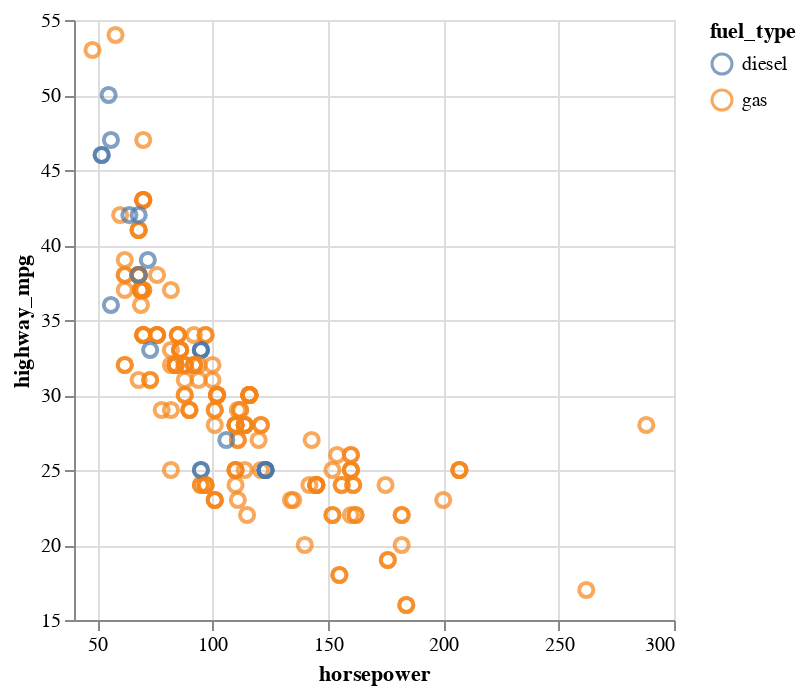

Write notebook code for a chart like this one.
### Code cell
# Click and drag over the graph
alt.Chart(df).mark_point(size=50).encode(
    x = alt.X('horsepower:Q',  scale=alt.Scale(zero=False)),
    y = alt.Y('highway_mpg:Q', scale=alt.Scale(zero=False)),
    color = alt.condition(interval_y, 'fuel_type:N', alt.value('lightgrey'))    
).add_params(interval_y)

### Figure 1 — Vega-Lite specification as saved in the notebook (floating-point values rounded to 4 significant figures; data arrays with more than 128 entries replaced by an {"elided": "..."} marker saying what was removed)
{"config": {"view": {"continuousWidth": 300, "continuousHeight": 300}}, "data": {"name": "data-387f081f80cceeb89d7db8f93752da3d"}, "mark": {"type": "point", "size": 50}, "encoding": {"color": {"condition": {"param": "param_3", "field": "fuel_type", "type": "nominal"}, "value": "lightgrey"}, "x": {"field": "horsepower", "scale": {"zero": false}, "type": "quantitative"}, "y": {"field": "highway_mpg", "scale": {"zero": false}, "type": "quantitative"}}, "params": [{"name": "param_3", "select": {"type": "interval", "encodings": ["y"]}}], "$schema": "https://vega.github.io/schema/vega-lite/v5.16.3.json", "datasets": {"data-387f081f80cceeb89d7db8f93752da3d": {"elided": "205 records"}}}
